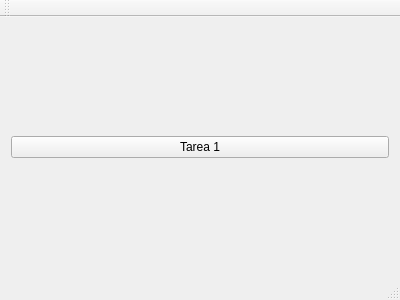
<?xml version="1.0" encoding="UTF-8"?>
<ui version="4.0">
 <class>MainWindow</class>
 <widget class="QMainWindow" name="MainWindow">
  <property name="geometry">
   <rect>
    <x>0</x>
    <y>0</y>
    <width>400</width>
    <height>300</height>
   </rect>
  </property>
  <property name="windowTitle">
   <string>MainWindow</string>
  </property>
  <widget class="QWidget" name="centralWidget">
   <layout class="QVBoxLayout" name="verticalLayout">
    <item>
     <widget class="QPushButton" name="tarea1Btn">
      <property name="text">
       <string>Tarea 1</string>
      </property>
     </widget>
    </item>
   </layout>
  </widget>
  <widget class="QMenuBar" name="menuBar">
   <property name="geometry">
    <rect>
     <x>0</x>
     <y>0</y>
     <width>400</width>
     <height>27</height>
    </rect>
   </property>
  </widget>
  <widget class="QToolBar" name="mainToolBar">
   <attribute name="toolBarArea">
    <enum>TopToolBarArea</enum>
   </attribute>
   <attribute name="toolBarBreak">
    <bool>false</bool>
   </attribute>
  </widget>
  <widget class="QStatusBar" name="statusBar"/>
 </widget>
 <layoutdefault spacing="6" margin="11"/>
 <resources/>
 <connections/>
</ui>
